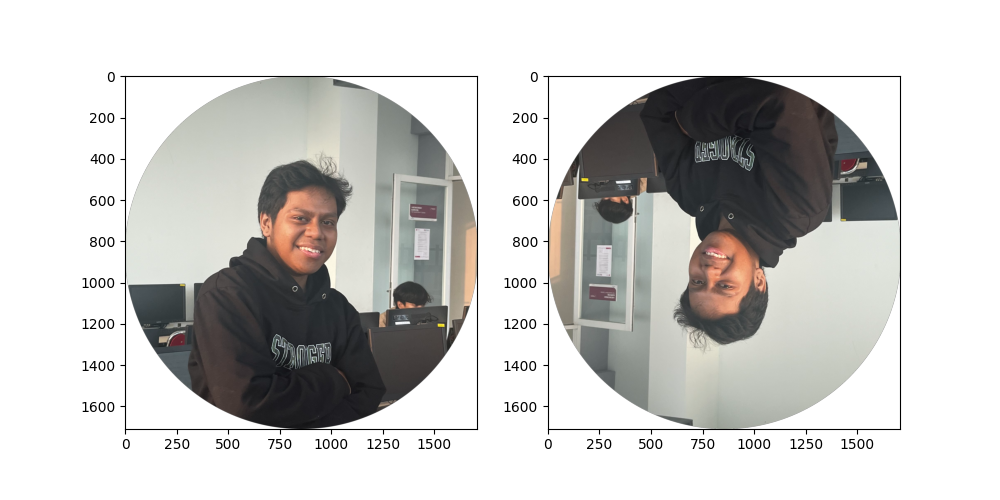

Python code for this plot:
import numpy as np
import imageio as img
import matplotlib.pyplot as plt

def mirrorImage(image):
    height, width = image.shape[:2]
    mirrored_image = np.zeros_like(image)

    for y in range(height):
        for x in range(width):
            mirrored_image[y, x] = image[height - 1 - y, width - 1 - x]

    return mirrored_image

image = img.imread('C://LupusKae//image.png')
mirrored_image = mirrorImage(image)

plt.figure(figsize=(10, 5))
plt.subplot(1, 2, 1)
plt.imshow(image)
plt.subplot(1, 2, 2)
plt.imshow(mirrored_image)
plt.show()
